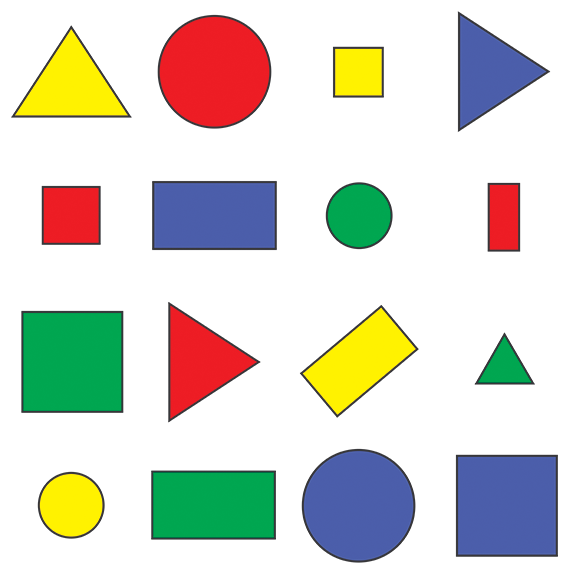
#> input picture Resources/shapes.png, 576 x 577 px
$ python chapter8.py
#> lines starting #> are read from the running program, lines starting #| are printed output that depends on the picture; after the words box and inside, x2 and y2 are one past the last pixel; in counts of white or black regions, pixels touching at a corner belong together
### stcakImages.py
import cv2
import numpy as np


def stackImages(scale,imgArray):
    rows = len(imgArray)
    cols = len(imgArray[0])
    rowsAvailable = isinstance(imgArray[0], list)
    width = imgArray[0][0].shape[1]
    height = imgArray[0][0].shape[0]
    if rowsAvailable:
        for x in range ( 0, rows):
            for y in range(0, cols):
                if imgArray[x][y].shape[:2] == imgArray[0][0].shape [:2]:
                    imgArray[x][y] = cv2.resize(imgArray[x][y], (0, 0), None, scale, scale)
                else:
                    imgArray[x][y] = cv2.resize(imgArray[x][y], (imgArray[0][0].shape[1], imgArray[0][0].shape[0]), None, scale, scale)
                if len(imgArray[x][y].shape) == 2: imgArray[x][y]= cv2.cvtColor( imgArray[x][y], cv2.COLOR_GRAY2BGR)
        imageBlank = np.zeros((height, width, 3), np.uint8)
        hor = [imageBlank]*rows
        hor_con = [imageBlank]*rows
        for x in range(0, rows):
            hor[x] = np.hstack(imgArray[x])
        ver = np.vstack(hor)
    else:
        for x in range(0, rows):
            if imgArray[x].shape[:2] == imgArray[0].shape[:2]:
                imgArray[x] = cv2.resize(imgArray[x], (0, 0), None, scale, scale)
            else:
                imgArray[x] = cv2.resize(imgArray[x], (imgArray[0].shape[1], imgArray[0].shape[0]), None,scale, scale)
            if len(imgArray[x].shape) == 2: imgArray[x] = cv2.cvtColor(imgArray[x], cv2.COLOR_GRAY2BGR)
        hor= np.hstack(imgArray)
        ver = hor
    return ver

### chapter8.py
# 导入必要的库
import cv2  # OpenCV库，用于图像处理和计算机视觉任务
import numpy as np  # NumPy库，用于数值计算和数组操作
from stcakImages import stackImages  # 自定义模块或函数，用于将多张图像堆叠在一起显示


# 定义一个函数，用于从二值化图像中提取轮廓，并对轮廓进行形状分析和分类
def getContours(img):
    # 使用OpenCV的findContours函数提取图像中的轮廓信息
    # 参数说明：
    # - img: 输入的是二值化图像（黑白图像）
    # - cv2.RETR_EXTERNAL: 只检测外部的轮廓
    # - cv2.CHAIN_APPROX_NONE: 保存轮廓上的所有点，不进行压缩
    # 返回值：
    # - contours: 检测到的轮廓列表，每个轮廓是一个点集
    # - hierarchy: 轮廓的层级结构（在这段代码中未使用）
    contours, hierarchy = cv2.findContours(img, cv2.RETR_EXTERNAL, cv2.CHAIN_APPROX_NONE)

    # 遍历所有找到的轮廓
    for cnt in contours:
        # 调用cv2.contourArea函数计算轮廓的面积
        # 面积是轮廓内部的像素点总数，用于过滤掉噪声和小的区域
        area = cv2.contourArea(cnt)
        print(f"轮廓面积: {area}")  # 打印每个轮廓的面积

        # 设置一个面积阈值，忽略小于500的轮廓，避免处理噪声
        if area > 500:
            # 绘制轮廓到图像上，用蓝色 (255, 0, 0) 表示，线宽为3
            # 参数说明：
            # - img_Contour: 绘制目标图像
            # - cnt: 当前的轮廓点集
            # - -1: 绘制所有轮廓
            # - (255, 0, 0): 颜色（BGR格式）
            # - 3: 线宽
            cv2.drawContours(img_Contour, cnt, -1, (255, 0, 0), 3)

            # 调用cv2.arcLength函数计算轮廓的周长
            # 参数 True 表示轮廓是封闭的
            peri = cv2.arcLength(cnt, True)
            print(f"轮廓周长: {peri}")  # 打印每个轮廓的周长

            # 使用cv2.approxPolyDP函数对轮廓进行多边形近似
            # 参数说明：
            # - cnt: 当前轮廓点集
            # - 0.02 * peri: 近似精度（值越小，近似越接近原始轮廓）
            # - True: 表示轮廓是封闭的
            # 返回值：
            # - approx: 近似得到的多边形的顶点集合
            approx = cv2.approxPolyDP(cnt, 0.02 * peri, True)

            # 计算多边形的顶点数
            objCor = len(approx)
            print(f"顶点数: {objCor}")  # 打印每个轮廓的顶点数

            # 使用cv2.boundingRect函数获取多边形的最小边界框
            # 返回值：
            # - (x, y): 边界框左上角的坐标
            # - (w, h): 边界框的宽度和高度
            x, y, w, h = cv2.boundingRect(approx)

            # 根据顶点数对形状进行分类
            if objCor == 3:  # 如果顶点数为3，判断为三角形
                objectType = "Triangle"
            elif objCor == 4:  # 如果顶点数为4，可能是正方形或矩形
                # 计算宽高比（aspect ratio）
                aspRatio = w / float(h)
                # 如果宽高比接近1，认为是正方形
                if aspRatio > 0.95 and aspRatio < 1.05:
                    objectType = "Square"
                else:  # 否则认为是矩形
                    objectType = "Rectangle"
            elif objCor > 4:  # 如果顶点数大于4，判断为圆形
                objectType = "Circle"
            else:  # 如果不满足以上条件，则认为无法分类
                objectType = "None"

            # 在图像上绘制边界框
            # 参数说明：
            # - img_Classify: 绘制目标图像
            # - (x, y): 边界框左上角坐标
            # - (x + w, y + h): 边界框右下角坐标
            # - (0, 127, 127): 深黄色边框
            # - 2: 边框线宽
            cv2.rectangle(img_Classify, (x, y), (x + w, y + h), (0, 127, 127), 2)

            # 在图像上标注形状名称
            # 参数说明：
            # - img_Classify: 绘制目标图像
            # - objectType: 要标注的文本内容（形状名称）
            # - (x + w // 2 - 40, y + h // 2): 文本的位置，居中显示
            # - cv2.FONT_HERSHEY_COMPLEX: 字体类型
            # - 0.7: 字体大小
            # - (0, 0, 0): 文本颜色（黑色）
            # - 2: 文本线宽
            cv2.putText(img_Classify, objectType, (x + w // 2 - 40, y + h // 2),
                        cv2.FONT_HERSHEY_COMPLEX, 0.7, (0, 0, 0), 2)


# 主程序部分，加载图像并进行处理
# 读取彩色图像，路径为 "Resources/shapes.png"，请确保路径有效
img = cv2.imread("Resources/shapes.png")
#> img is the input picture: shape (577, 576, 3); mean B, G, R 205.1, 214.3, 214.2

# 将彩色图像转换为灰度图像
# 灰度图像是单通道的（每个像素表示亮度），便于后续处理
img_Gray = cv2.cvtColor(img, cv2.COLOR_BGR2GRAY)
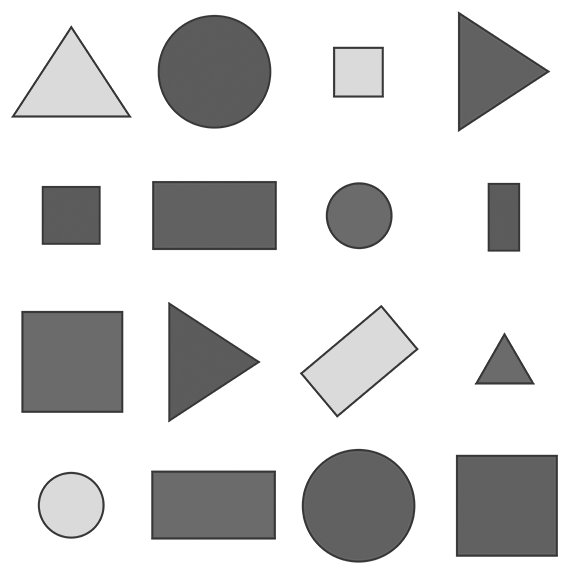
#> img_Gray: shape (577, 576); min 54, max 255, mean 213.2

# 对灰度图像进行高斯模糊，降低噪声
# 参数说明：
# - (7, 7): 模糊核大小（越大越模糊）
# - 1: 高斯核的标准差
img_Blur = cv2.GaussianBlur(img_Gray, (7, 7), 1)
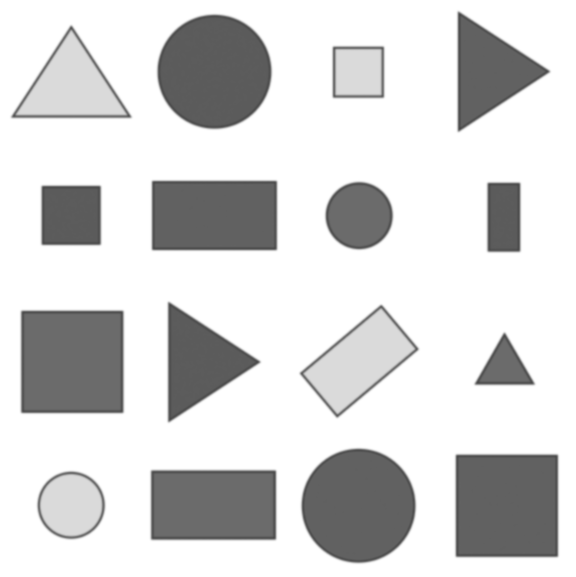
#> img_Blur: shape (577, 576); min 72, max 255, mean 213.2

# 使用Canny边缘检测提取图像中的边缘
# 参数说明：
# - 50, 50: 阈值1和阈值2，用于边缘检测
img_Canny = cv2.Canny(img_Blur, 50, 50)
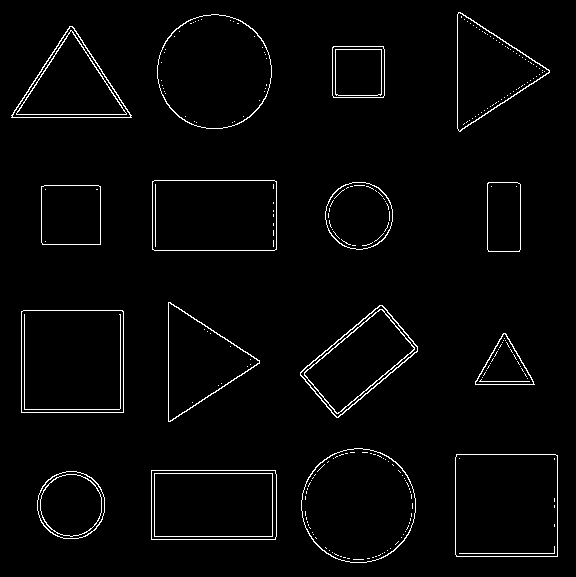
#> img_Canny: shape (577, 576); 2.4% white in thin lines or dots

# 创建两个图像副本，用于绘制轮廓和分类结果
img_Contour = img.copy()
img_Classify = img.copy()

# 调用getContours函数，传入边缘检测后的图像
# 在img_Contour上绘制轮廓，在img_Classify上标注分类
getContours(img_Canny)
#> in getContours, `contours, hierarchy = cv2.findContours(img, cv2.RETR_EXTERNAL, cv2.CHA..`: contours = 16 contours; largest, box (x1, y1, x2, y2) and area: (21, 310, 124, 413) 10402, (455, 454, 558, 557) 10398, (301, 448, 416, 563) 10236, (157, 14, 272, 129) 10234, (152, 180, 277, 251) 8674
#> the loop in getContours, `for cnt in contours:` made 16 passes
#> (area, peri, approx, objCor, x, y, w, h) on passes 2, 3, 6, 7, 9, 10, 12: (8619, 386.8, [[151, 470], [151, 539], [275, 539], [275, 470]], 4, 151, 470, 125, 70), (10398.5, 406.2, [[456, 454], [456, 556], [557, 556], [557, 455]], 4, 456, 454, 102, 103), (10402, 406.8, [[21, 311], [21, 412], [123, 412], [122, 310]], 4, 21, 310, 103, 103), (6389, 338.5, [[382, 305], [300, 372], [336, 417], [417, 351]], 4, 300, 305, 118, 113), (3475.5, 234.2, [[41, 186], [42, 244], [100, 244], [100, 186]], 4, 41, 186, 60, 59), (2270.5, 201.1, [[488, 182], [487, 249], [519, 251], [520, 184]], 4, 487, 182, 34, 70), (8674, 385.7, [[152, 181], [152, 249], [276, 249], [276, 181]], 4, 152, 181, 125, 69)
#> (area, peri, approx, objCor, x, y, w, h) on passes 5, 8, 14, 16: (1612.5, 186.6, [[503, 333], [475, 384], [534, 384]], 3, 475, 333, 60, 52), (5629, 352, [[168, 302], [170, 421], [259, 360]], 3, 168, 302, 92, 120), (5690.5, 355.1, [[11, 115], [131, 117], [72, 26]], 3, 11, 26, 121, 92), (5712, 351.7, [[458, 12], [460, 131], [549, 70]], 3, 458, 12, 92, 120)
#> (printed output is left out)
#> after the loop in getContours, `for cnt in contours:`:
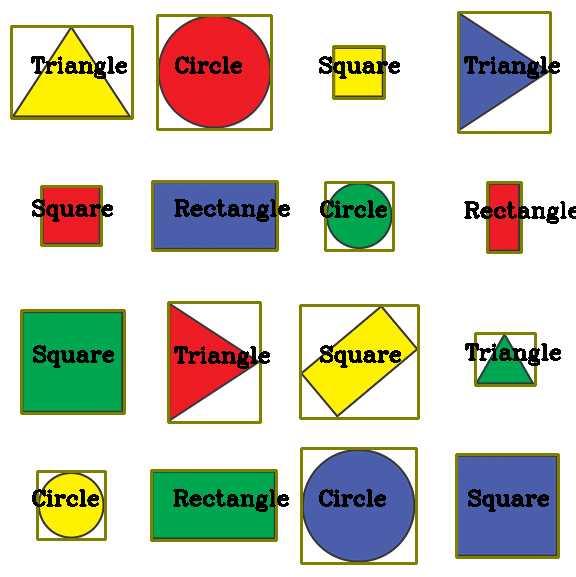
#> img_Classify: shape (577, 576, 3); 8.81% of pixels changed, all inside (x1, y1, x2, y2) = (10, 11, 576, 565)
#> after the loop in getContours, `for cnt in contours:`:
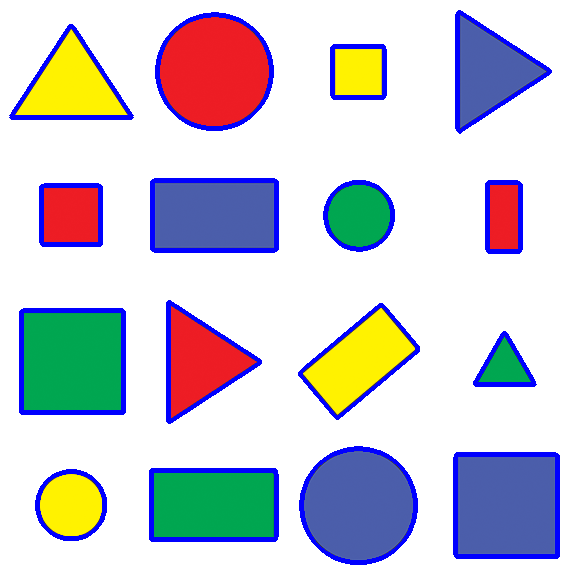
#> img_Contour: shape (577, 576, 3); 6.85% of pixels changed, all inside (x1, y1, x2, y2) = (9, 10, 560, 565)

# 使用自定义的stackImages函数将多张图片堆叠在一起
# 参数说明：
# - 0.7: 缩放比例，将图像大小缩小到原来的70%
# - ([img, img_Gray, img_Blur], [img_Canny, img_Contour, img_Classify]): 图像的排列方式
img_stack = stackImages(0.7, ([img, img_Gray, img_Blur],
                              [img_Canny, img_Contour, img_Classify]))
#> after the loop in stackImages, `for x in range(0, rows):`: hor = 2 items
#> in stackImages, `ver = np.vstack(hor)`:
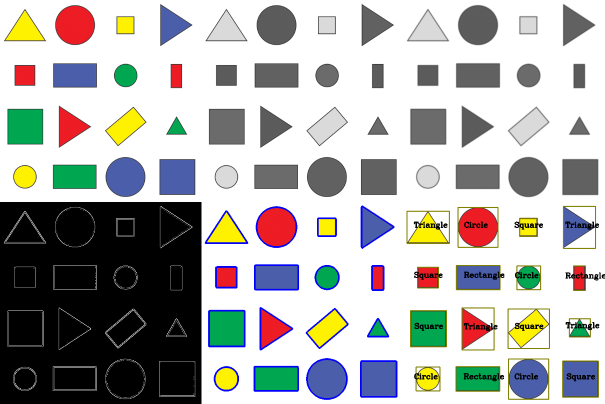
#> ver: shape (808, 1209, 3) (shown at 1/2 size); mean of channels 0, 1, 2 173, 175.5, 175.5; drawn as B, G, R

# 显示堆叠后的图像，窗口名称为 "stack"
cv2.imshow("stack", img_stack)

# 等待用户按键，按键后关闭窗口
cv2.waitKey(0)
